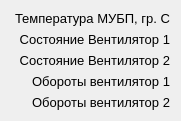
    <widget class="QWidget" name="layoutWidget">
     <property name="geometry">
      <rect>
       <x>20</x>
       <y>520</y>
       <width>181</width>
       <height>121</height>
      </rect>
     </property>
     <layout class="QGridLayout" name="controlStatusGL">
      <item row="0" column="0">
       <widget class="QLabel" name="tempMUBPLabel">
        <property name="sizePolicy">
         <sizepolicy hsizetype="Preferred" vsizetype="Preferred">
          <horstretch>0</horstretch>
          <verstretch>0</verstretch>
         </sizepolicy>
        </property>
        <property name="font">
         <font>
          <pointsize>10</pointsize>
         </font>
        </property>
        <property name="text">
         <string>Температура МУБП, гр. C</string>
        </property>
        <property name="alignment">
         <set>Qt::AlignRight|Qt::AlignTrailing|Qt::AlignVCenter</set>
        </property>
       </widget>
      </item>
      <item row="1" column="0">
       <widget class="QLabel" name="ventStateLabel_1">
        <property name="sizePolicy">
         <sizepolicy hsizetype="Preferred" vsizetype="Preferred">
          <horstretch>0</horstretch>
          <verstretch>0</verstretch>
         </sizepolicy>
        </property>
        <property name="font">
         <font>
          <pointsize>10</pointsize>
         </font>
        </property>
        <property name="text">
         <string>Состояние Вентилятор 1</string>
        </property>
        <property name="alignment">
         <set>Qt::AlignRight|Qt::AlignTrailing|Qt::AlignVCenter</set>
        </property>
       </widget>
      </item>
      <item row="2" column="0">
       <widget class="QLabel" name="ventStateLabel_2">
        <property name="sizePolicy">
         <sizepolicy hsizetype="Preferred" vsizetype="Preferred">
          <horstretch>0</horstretch>
          <verstretch>0</verstretch>
         </sizepolicy>
        </property>
        <property name="font">
         <font>
          <pointsize>10</pointsize>
         </font>
        </property>
        <property name="text">
         <string>Состояние Вентилятор 2</string>
        </property>
        <property name="alignment">
         <set>Qt::AlignRight|Qt::AlignTrailing|Qt::AlignVCenter</set>
        </property>
       </widget>
      </item>
      <item row="3" column="0">
       <widget class="QLabel" name="ventRotStateLabel_1">
        <property name="sizePolicy">
         <sizepolicy hsizetype="Preferred" vsizetype="Preferred">
          <horstretch>0</horstretch>
          <verstretch>0</verstretch>
         </sizepolicy>
        </property>
        <property name="font">
         <font>
          <pointsize>10</pointsize>
         </font>
        </property>
        <property name="text">
         <string>Обороты вентилятор 1</string>
        </property>
        <property name="alignment">
         <set>Qt::AlignRight|Qt::AlignTrailing|Qt::AlignVCenter</set>
        </property>
       </widget>
      </item>
      <item row="4" column="0">
       <widget class="QLabel" name="ventRotStateLabel_2">
        <property name="sizePolicy">
         <sizepolicy hsizetype="Preferred" vsizetype="Preferred">
          <horstretch>0</horstretch>
          <verstretch>0</verstretch>
         </sizepolicy>
        </property>
        <property name="font">
         <font>
          <pointsize>10</pointsize>
         </font>
        </property>
        <property name="text">
         <string>Обороты вентилятор 2</string>
        </property>
        <property name="alignment">
         <set>Qt::AlignRight|Qt::AlignTrailing|Qt::AlignVCenter</set>
        </property>
       </widget>
      </item>
     </layout>
    </widget>
